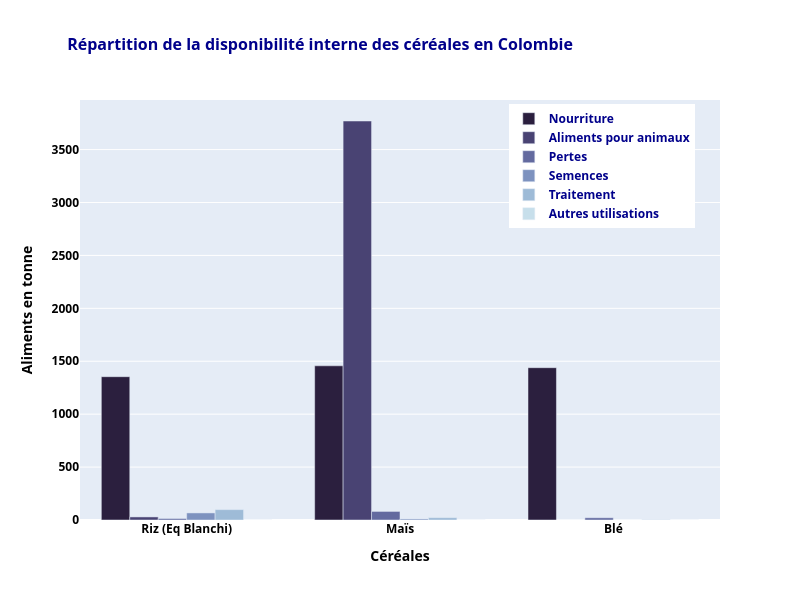

The notebook cell this image was saved under:
### Code cell
#Graphique en barre représentant la disponibilité interne de chaque céréales en Colombie

#Liste des nom des céréales
liste_nom_cereales = list(dispo_alimentaire_cereales_colombie_groupby_produits['Produit'])

#Liste de la quantité des céréales utilisée pour la nourriture humaine
liste_nourriture_cereales = list(dispo_alimentaire_cereales_colombie_groupby_produits['Nourriture_tonne'])

#Liste de la quantité des céréales utilisée pour la nourriture animale
liste_aliments_animaux_cereales = list(dispo_alimentaire_cereales_colombie_groupby_produits['Aliments_pour_animaux_tonne'])

#Liste de la quantité des céréales perdus
liste_pertes_cereales = list(dispo_alimentaire_cereales_colombie_groupby_produits['Pertes_tonne'])

#Liste de la quantité des céréales utilisée pour la semence
liste_semences_cereales = list(dispo_alimentaire_cereales_colombie_groupby_produits['Semences_tonne'])

#Liste de la quantité des céréales utilisée pour le traitement
liste_traitement_cereales = list(dispo_alimentaire_cereales_colombie_groupby_produits['Traitement_tonne'])

#Liste de la quantité des céréales utilisée pour d'autres utilisation
liste_autre_utilisation_cereales = list(dispo_alimentaire_cereales_colombie_groupby_produits['Autres_utilisations_tonne'])

#Graphique
font_title = {
  'color':  'darkblue',
  'weight': 'bold',
  'size':16
}

font_label = {
  'color':  'darkblue',
  'weight': 'bold',
  'size':12
}

fig_dispo_interne_cereales_colombie = go.Figure(
    data=[
        go.Bar(name='Nourriture', x=liste_nom_cereales, y=liste_nourriture_cereales, marker_color='#2B1F3E'),
        go.Bar(name='Aliments pour animaux', x=liste_nom_cereales, y=liste_aliments_animaux_cereales, marker_color='#494373'),
        go.Bar(name='Pertes', x=liste_nom_cereales, y=liste_pertes_cereales, marker_color='#636A9F'),
        go.Bar(name='Semences', x=liste_nom_cereales, y=liste_semences_cereales, marker_color='#7D92BF'),
        go.Bar(name='Traitement', x=liste_nom_cereales, y=liste_traitement_cereales, marker_color='#9EBBD7'),
        go.Bar(name='Autres utilisations', x=liste_nom_cereales, y=liste_autre_utilisation_cereales, marker_color='#C7DFEB')
    ],
    layout = go.Layout(
        title = go.layout.Title(text = "Répartition de la disponibilité interne des céréales en Colombie", font=font_title, x = 0.4),
        xaxis = go.layout.XAxis(title = 'Céréales', color='black'),
        yaxis = go.layout.YAxis(title = 'Aliments en tonne', color='black')
    )
)

fig_dispo_interne_cereales_colombie.update_layout(
    barmode='group',
    height=600,
    width=800,
    font=font_label,
    legend=dict(x=0.67, y=0.99)
)
fig_dispo_interne_cereales_colombie.show()

### Figure 1 — Plotly figure (JSON) as saved in the notebook; plotly's stock layout.template omitted (floating-point values rounded to 4 significant figures)
{"data": [{"marker": {"color": "#2B1F3E"}, "name": "Nourriture", "type": "bar", "x": ["Riz (Eq Blanchi)", "Maïs", "Blé"], "y": [1354, 1457, 1439]}, {"marker": {"color": "#494373"}, "name": "Aliments pour animaux", "type": "bar", "x": ["Riz (Eq Blanchi)", "Maïs", "Blé"], "y": [29, 3770, 0]}, {"marker": {"color": "#636A9F"}, "name": "Pertes", "type": "bar", "x": ["Riz (Eq Blanchi)", "Maïs", "Blé"], "y": [14, 81, 21]}, {"marker": {"color": "#7D92BF"}, "name": "Semences", "type": "bar", "x": ["Riz (Eq Blanchi)", "Maïs", "Blé"], "y": [67, 10, 0]}, {"marker": {"color": "#9EBBD7"}, "name": "Traitement", "type": "bar", "x": ["Riz (Eq Blanchi)", "Maïs", "Blé"], "y": [98, 22, 3]}, {"marker": {"color": "#C7DFEB"}, "name": "Autres utilisations", "type": "bar", "x": ["Riz (Eq Blanchi)", "Maïs", "Blé"], "y": [0, 0, 0]}], "layout": {"barmode": "group", "font": {"color": "darkblue", "size": 12, "weight": "bold"}, "height": 600, "legend": {"x": 0.67, "y": 0.99}, "title": {"font": {"color": "darkblue", "size": 16, "weight": "bold"}, "text": "Répartition de la disponibilité interne des céréales en Colombie", "x": 0.4}, "width": 800, "xaxis": {"color": "black", "title": {"text": "Céréales"}}, "yaxis": {"color": "black", "title": {"text": "Aliments en tonne"}}}}
